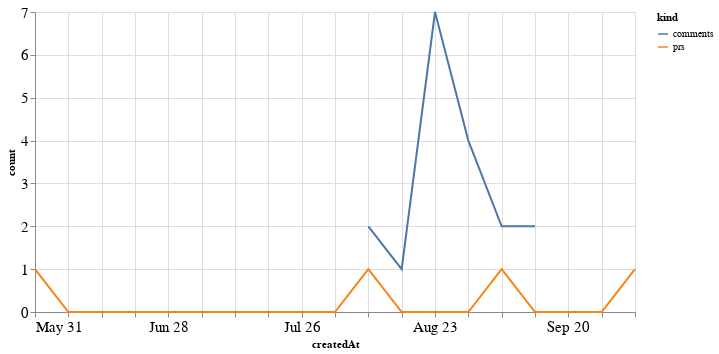

Notebook source saved alongside this figure:
### Code cell
alt.Chart(total_time, width=600).mark_line().encode(
    x='createdAt',
    y='count',
    color='kind'
)

### Figure 1 — Vega-Lite specification as saved in the notebook (floating-point values rounded to 4 significant figures)
{"config": {"axisLeft": {"labelFontSize": 15}, "axisBottom": {"labelFontSize": 15}}, "data": {"name": "data-03daa602102df44dd9b3479dd118f6fb"}, "mark": "line", "encoding": {"color": {"type": "nominal", "field": "kind"}, "x": {"type": "temporal", "field": "createdAt"}, "y": {"type": "quantitative", "field": "count"}}, "width": 600, "$schema": "https://vega.github.io/schema/vega-lite/v4.8.1.json", "datasets": {"data-03daa602102df44dd9b3479dd118f6fb": [{"createdAt": "2020-05-31T00:00:00", "kind": "prs", "count": 1.0}, {"createdAt": "2020-06-07T00:00:00", "kind": "prs", "count": 0.0}, {"createdAt": "2020-06-14T00:00:00", "kind": "prs", "count": 0.0}, {"createdAt": "2020-06-21T00:00:00", "kind": "prs", "count": 0.0}, {"createdAt": "2020-06-28T00:00:00", "kind": "prs", "count": 0.0}, {"createdAt": "2020-07-05T00:00:00", "kind": "prs", "count": 0.0}, {"createdAt": "2020-07-12T00:00:00", "kind": "prs", "count": 0.0}, {"createdAt": "2020-07-19T00:00:00", "kind": "prs", "count": 0.0}, {"createdAt": "2020-07-26T00:00:00", "kind": "prs", "count": 0.0}, {"createdAt": "2020-08-02T00:00:00", "kind": "prs", "count": 0.0}, {"createdAt": "2020-08-09T00:00:00", "kind": "prs", "count": 1.0}, {"createdAt": "2020-08-16T00:00:00", "kind": "prs", "count": 0.0}, {"createdAt": "2020-08-23T00:00:00", "kind": "prs", "count": 0.0}, {"createdAt": "2020-08-30T00:00:00", "kind": "prs", "count": 0.0}, {"createdAt": "2020-09-06T00:00:00", "kind": "prs", "count": 1.0}, {"createdAt": "2020-09-13T00:00:00", "kind": "prs", "count": 0.0}, {"createdAt": "2020-09-20T00:00:00", "kind": "prs", "count": 0.0}, {"createdAt": "2020-09-27T00:00:00", "kind": "prs", "count": 0.0}, {"createdAt": "2020-10-04T00:00:00", "kind": "prs", "count": 1.0}, {"createdAt": "2020-05-31T00:00:00", "kind": "comments", "count": null}, {"createdAt": "2020-06-07T00:00:00", "kind": "comments", "count": null}, {"createdAt": "2020-06-14T00:00:00", "kind": "comments", "count": null}, {"createdAt": "2020-06-21T00:00:00", "kind": "comments", "count": null}, {"createdAt": "2020-06-28T00:00:00", "kind": "comments", "count": null}, {"createdAt": "2020-07-05T00:00:00", "kind": "comments", "count": null}, {"createdAt": "2020-07-12T00:00:00", "kind": "comments", "count": null}, {"createdAt": "2020-07-19T00:00:00", "kind": "comments", "count": null}, {"createdAt": "2020-07-26T00:00:00", "kind": "comments", "count": null}, {"createdAt": "2020-08-02T00:00:00", "kind": "comments", "count": null}, {"createdAt": "2020-08-09T00:00:00", "kind": "comments", "count": 2.0}, {"createdAt": "2020-08-16T00:00:00", "kind": "comments", "count": 1.0}, {"createdAt": "2020-08-23T00:00:00", "kind": "comments", "count": 7.0}, {"createdAt": "2020-08-30T00:00:00", "kind": "comments", "count": 4.0}, {"createdAt": "2020-09-06T00:00:00", "kind": "comments", "count": 2.0}, {"createdAt": "2020-09-13T00:00:00", "kind": "comments", "count": 2.0}, {"createdAt": "2020-09-20T00:00:00", "kind": "comments", "count": null}, {"createdAt": "2020-09-27T00:00:00", "kind": "comments", "count": null}, {"createdAt": "2020-10-04T00:00:00", "kind": "comments", "count": null}]}}
